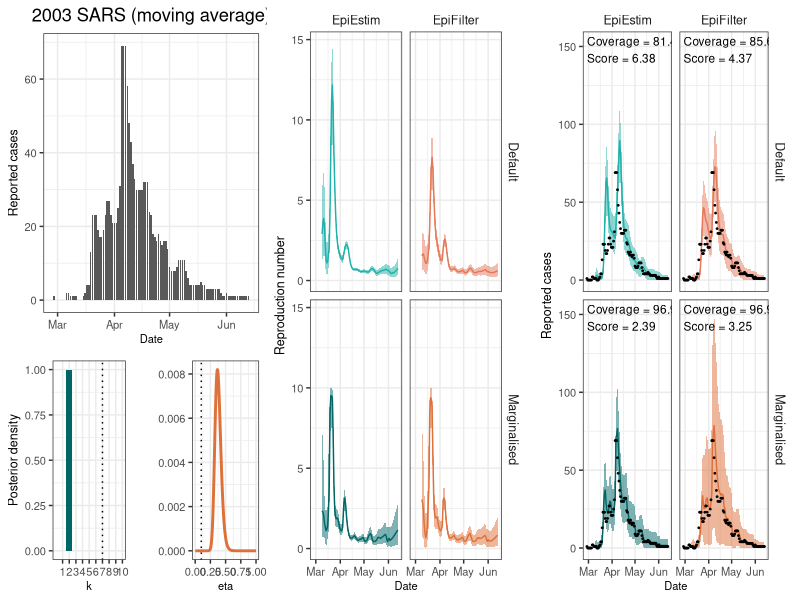

Generate this figure with R: (Note: this script raises an error after producing the figure.)

rm(list=ls())

library(tidyverse)
library(cowplot)

custom_theme <- theme_bw() +
  theme(
    axis.title.y = element_text(size=9),
    axis.title.x = element_text(size=8),
    axis.text = element_text(size=8),
    strip.background = element_blank(),
    strip.text = element_text(size=9),
    plot.title = element_text(hjust = 0.5)#,
    # panel.grid = element_blank()
  )

# Load the data
df = read.csv("paper/outputs/s6b_otherdatasets.csv")
df_eepost = read.csv("paper/outputs/s6b_otherdatasets_epiestimposteriors.csv")
df_efpost = read.csv("paper/outputs/s6b_otherdatasets_epifilterposteriors.csv")

# Set current simulation to plot
CURRENT_SIM = "sarsfilt"
labels = c("flufilt"="1918 Influenza (moving average)", "flu"="1918 Influenza", "sars"="2003 SARS", "sarsfilt"="2003 SARS (moving average)")

# Clean the data
df$fit = ifelse(grepl("Conditional", df$fit), "Default", df$fit)
df = df %>% mutate(NameForColors=paste0(model, fit),
                   date = as.Date("2020-02-28") - 1 + t)

# Append colors
colors <- c(EpiEstimMarginalised="#006666", EpiEstimDefault="#20B2AA",
            EpiFilterMarginalised="#DE7139", EpiFilterDefault="#E5785A")

# Calculate coverage statistics
df_coverage = df %>%
  filter(t>10) %>%
  group_by(simulation, model, fit) %>%
  summarise(Rt_coverage = 100*round(mean((TrueRt <= upper) & (TrueRt >= lower)), digits=3),
            Ct_coverage = 100*round(mean((Cases <= upper_cases) & (Cases >= lower_cases)), digits=3),
            score = signif(mean(crps), 3))



# Plot the raw data
plt_data_rw = ggplot(df %>% filter(simulation==CURRENT_SIM, model=="EpiEstim", fit=="Marginalised")) +
  geom_col(aes(x=date, y=Cases), width = 0.8) +
  # scale_x_continuous(limits = c(0, 100)) +
  custom_theme +
  xlab("Date") + ylab("Reported cases") +
  ggtitle(labels[CURRENT_SIM])


# Plot posteriors
plt_post_rw = ggplot(df %>% filter(simulation==CURRENT_SIM)) +
  geom_ribbon(aes(x=date, ymin=lower, ymax=upper, fill=NameForColors), data=.%>%filter(t>10), alpha=0.5) +
  geom_line(aes(x=date, y=mean, color=NameForColors), data=.%>%filter(t>10)) +
  geom_line(aes(x=date, y=TrueRt), color="black", lwd=0.3) +
  facet_grid(fit~model) +
  # coord_cartesian(ylim=c(0.2, 2.0)) +
  ylab("Reproduction number") + xlab("Date") +
  custom_theme +
  scale_fill_manual(values=colors) +
  scale_color_manual(values=colors) +
  theme(legend.position="none")


# Plot predictive posteriors
plt_predpost_rw = ggplot(df %>% filter(simulation==CURRENT_SIM)) +
  geom_ribbon(aes(x=date, ymin=lower_cases, ymax=upper_cases, fill=NameForColors), data=.%>%filter(t>10), alpha=0.5) +
  geom_line(aes(x=date, y=mean_cases, color=NameForColors), data=.%>%filter(t>10)) +
  geom_point(aes(x=date, y=Cases), color="black", size=0.3) +
  geom_text(data = df_coverage %>% filter(simulation == CURRENT_SIM),
            aes(x = min(df$date), y = Inf, label = paste0("Coverage = ", Ct_coverage, "%\nScore = ", score)),
            hjust = 0, vjust = 1.2, size = 3, color = "black") +
  facet_grid(fit~model) +
  # coord_cartesian(ylim=c(0,200)) +scal
  ylab("Reported cases") + xlab("Date") +
  custom_theme +
  scale_fill_manual(values=colors) +
  scale_color_manual(values=colors) +
  theme(legend.position="none")


# Plot parameter estimates
xlims = c(0, 1.0)

plt_param_rw_ef = ggplot(df_efpost %>% filter(simulation==CURRENT_SIM)) +
  geom_line(aes(x=eta, y=p), color="#DE7139", lwd=1) +
  geom_vline(xintercept=0.1, color="black", linetype="dotted") +
  custom_theme +
  coord_cartesian(xlim=xlims) +
  xlab("eta") + ylab("")

plt_param_rw_ee = ggplot(df_eepost %>% filter(simulation==CURRENT_SIM)) +
  geom_col(aes(x=k, y=p), fill="#006666") +
  custom_theme +
  xlab("k") + ylab("Posterior density") +
  scale_x_continuous(breaks=seq(1,10), labels=seq(1,10), limits=c(0,10), minor_breaks=NULL) +
  geom_vline(xintercept=7, color="black", linetype="dotted")

plt_param_rw = plot_grid(plt_param_rw_ee, plt_param_rw_ef, ncol=2)



plt = plot_grid(plot_grid(plt_data_rw, plt_param_rw, ncol=1, rel_heights=c(1, 0.7)),
                plt_post_rw,
                plt_predpost_rw,
                ncol=3) 
plt
ggsave(paste0("paper/figures/s6b_", CURRENT_SIM, ".png"), plt, dpi=300, width=25, height=8, units="cm")


